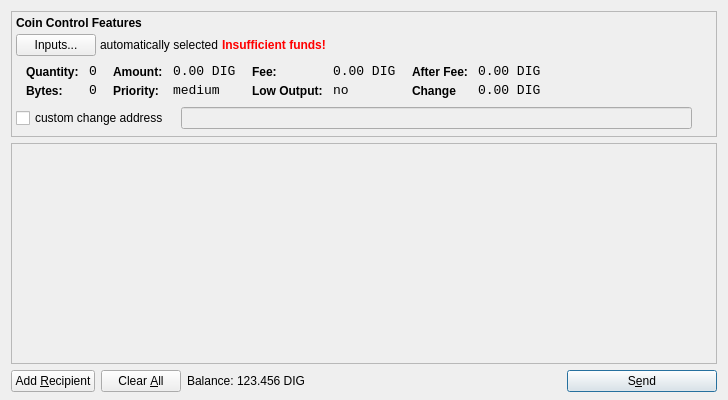
<?xml version="1.0" encoding="UTF-8"?>
<ui version="4.0">
 <class>SendCoinsDialog</class>
 <widget class="QDialog" name="SendCoinsDialog">
  <property name="geometry">
   <rect>
    <x>0</x>
    <y>0</y>
    <width>700</width>
    <height>400</height>
   </rect>
  </property>
  <property name="windowTitle">
   <string>Send Coins</string>
  </property>
  <layout class="QVBoxLayout" name="verticalLayout" stretch="0,1,0">
   <property name="bottomMargin">
    <number>8</number>
   </property>
   <item>
    <widget class="QFrame" name="frameCoinControl">
     <property name="sizePolicy">
      <sizepolicy hsizetype="Expanding" vsizetype="Expanding">
       <horstretch>0</horstretch>
       <verstretch>0</verstretch>
      </sizepolicy>
     </property>
     <property name="maximumSize">
      <size>
       <width>16777215</width>
       <height>16777215</height>
      </size>
     </property>
     <property name="frameShape">
      <enum>QFrame::StyledPanel</enum>
     </property>
     <property name="frameShadow">
      <enum>QFrame::Sunken</enum>
     </property>
     <layout class="QVBoxLayout" name="verticalLayoutCoinControl2">
      <property name="spacing">
       <number>6</number>
      </property>
      <property name="leftMargin">
       <number>0</number>
      </property>
      <property name="topMargin">
       <number>0</number>
      </property>
      <property name="rightMargin">
       <number>0</number>
      </property>
      <property name="bottomMargin">
       <number>6</number>
      </property>
      <item>
       <layout class="QVBoxLayout" name="verticalLayoutCoinControl" stretch="0,0,0,0,1">
        <property name="spacing">
         <number>0</number>
        </property>
        <property name="leftMargin">
         <number>4</number>
        </property>
        <property name="topMargin">
         <number>4</number>
        </property>
        <item>
         <layout class="QHBoxLayout" name="horizontalLayoutCoinControl1">
          <property name="spacing">
           <number>4</number>
          </property>
          <property name="bottomMargin">
           <number>4</number>
          </property>
          <item>
           <widget class="QLabel" name="labelCoinControlFeatures">
            <property name="sizePolicy">
             <sizepolicy hsizetype="Preferred" vsizetype="Maximum">
              <horstretch>0</horstretch>
              <verstretch>0</verstretch>
             </sizepolicy>
            </property>
            <property name="font">
             <font>
              <weight>75</weight>
              <bold>true</bold>
             </font>
            </property>
            <property name="styleSheet">
             <string notr="true">font-weight:bold;</string>
            </property>
            <property name="text">
             <string>Coin Control Features</string>
            </property>
           </widget>
          </item>
         </layout>
        </item>
        <item>
         <layout class="QHBoxLayout" name="horizontalLayoutCoinControl2" stretch="0,0,0,0">
          <property name="spacing">
           <number>4</number>
          </property>
          <property name="bottomMargin">
           <number>4</number>
          </property>
          <item>
           <widget class="QPushButton" name="pushButtonCoinControl">
            <property name="styleSheet">
             <string notr="true"/>
            </property>
            <property name="text">
             <string>Inputs...</string>
            </property>
           </widget>
          </item>
          <item>
           <widget class="QLabel" name="labelCoinControlAutomaticallySelected">
            <property name="text">
             <string>automatically selected</string>
            </property>
            <property name="margin">
             <number>5</number>
            </property>
           </widget>
          </item>
          <item>
           <widget class="QLabel" name="labelCoinControlInsuffFunds">
            <property name="font">
             <font>
              <weight>75</weight>
              <bold>true</bold>
             </font>
            </property>
            <property name="styleSheet">
             <string notr="true">color:red;font-weight:bold;</string>
            </property>
            <property name="text">
             <string>Insufficient funds!</string>
            </property>
            <property name="margin">
             <number>5</number>
            </property>
           </widget>
          </item>
          <item>
           <spacer name="horizontalSpacerCoinControl">
            <property name="orientation">
             <enum>Qt::Horizontal</enum>
            </property>
            <property name="sizeHint" stdset="0">
             <size>
              <width>40</width>
              <height>1</height>
             </size>
            </property>
           </spacer>
          </item>
         </layout>
        </item>
        <item>
         <widget class="QWidget" name="widgetCoinControl" native="true">
          <property name="sizePolicy">
           <sizepolicy hsizetype="Preferred" vsizetype="Preferred">
            <horstretch>0</horstretch>
            <verstretch>0</verstretch>
           </sizepolicy>
          </property>
          <property name="minimumSize">
           <size>
            <width>0</width>
            <height>0</height>
           </size>
          </property>
          <property name="styleSheet">
           <string notr="true"/>
          </property>
          <layout class="QHBoxLayout" name="horizontalLayoutCoinControl5">
           <property name="margin">
            <number>0</number>
           </property>
           <item>
            <layout class="QHBoxLayout" name="horizontalLayoutCoinControl3" stretch="0,0,0,1">
             <property name="spacing">
              <number>4</number>
             </property>
             <property name="topMargin">
              <number>0</number>
             </property>
             <property name="bottomMargin">
              <number>4</number>
             </property>
             <item>
              <layout class="QFormLayout" name="formLayoutCoinControl1">
               <property name="horizontalSpacing">
                <number>10</number>
               </property>
               <property name="verticalSpacing">
                <number>4</number>
               </property>
               <property name="leftMargin">
                <number>10</number>
               </property>
               <property name="topMargin">
                <number>4</number>
               </property>
               <property name="rightMargin">
                <number>6</number>
               </property>
               <item row="0" column="0">
                <widget class="QLabel" name="labelCoinControlQuantityText">
                 <property name="styleSheet">
                  <string notr="true">font-weight:bold;</string>
                 </property>
                 <property name="text">
                  <string>Quantity:</string>
                 </property>
                 <property name="margin">
                  <number>0</number>
                 </property>
                </widget>
               </item>
               <item row="0" column="1">
                <widget class="QLabel" name="labelCoinControlQuantity">
                 <property name="font">
                  <font>
                   <family>Monospace</family>
                   <pointsize>10</pointsize>
                  </font>
                 </property>
                 <property name="cursor">
                  <cursorShape>IBeamCursor</cursorShape>
                 </property>
                 <property name="contextMenuPolicy">
                  <enum>Qt::ActionsContextMenu</enum>
                 </property>
                 <property name="text">
                  <string>0</string>
                 </property>
                 <property name="margin">
                  <number>0</number>
                 </property>
                 <property name="textInteractionFlags">
                  <set>Qt::LinksAccessibleByMouse|Qt::TextSelectableByKeyboard|Qt::TextSelectableByMouse</set>
                 </property>
                </widget>
               </item>
               <item row="1" column="0">
                <widget class="QLabel" name="labelCoinControlBytesText">
                 <property name="styleSheet">
                  <string notr="true">font-weight:bold;</string>
                 </property>
                 <property name="text">
                  <string>Bytes:</string>
                 </property>
                </widget>
               </item>
               <item row="1" column="1">
                <widget class="QLabel" name="labelCoinControlBytes">
                 <property name="font">
                  <font>
                   <family>Monospace</family>
                   <pointsize>10</pointsize>
                  </font>
                 </property>
                 <property name="cursor">
                  <cursorShape>IBeamCursor</cursorShape>
                 </property>
                 <property name="contextMenuPolicy">
                  <enum>Qt::ActionsContextMenu</enum>
                 </property>
                 <property name="text">
                  <string>0</string>
                 </property>
                 <property name="textInteractionFlags">
                  <set>Qt::LinksAccessibleByMouse|Qt::TextSelectableByKeyboard|Qt::TextSelectableByMouse</set>
                 </property>
                </widget>
               </item>
              </layout>
             </item>
             <item>
              <layout class="QFormLayout" name="formLayoutCoinControl2">
               <property name="horizontalSpacing">
                <number>10</number>
               </property>
               <property name="verticalSpacing">
                <number>4</number>
               </property>
               <property name="leftMargin">
                <number>6</number>
               </property>
               <property name="topMargin">
                <number>4</number>
               </property>
               <property name="rightMargin">
                <number>6</number>
               </property>
               <item row="0" column="0">
                <widget class="QLabel" name="labelCoinControlAmountText">
                 <property name="styleSheet">
                  <string notr="true">font-weight:bold;</string>
                 </property>
                 <property name="text">
                  <string>Amount:</string>
                 </property>
                 <property name="margin">
                  <number>0</number>
                 </property>
                </widget>
               </item>
               <item row="0" column="1">
                <widget class="QLabel" name="labelCoinControlAmount">
                 <property name="font">
                  <font>
                   <family>Monospace</family>
                   <pointsize>10</pointsize>
                  </font>
                 </property>
                 <property name="cursor">
                  <cursorShape>IBeamCursor</cursorShape>
                 </property>
                 <property name="contextMenuPolicy">
                  <enum>Qt::ActionsContextMenu</enum>
                 </property>
                 <property name="text">
                  <string>0.00 DIG</string>
                 </property>
                 <property name="textInteractionFlags">
                  <set>Qt::LinksAccessibleByMouse|Qt::TextSelectableByKeyboard|Qt::TextSelectableByMouse</set>
                 </property>
                </widget>
               </item>
               <item row="1" column="0">
                <widget class="QLabel" name="labelCoinControlPriorityText">
                 <property name="styleSheet">
                  <string notr="true">font-weight:bold;</string>
                 </property>
                 <property name="text">
                  <string>Priority:</string>
                 </property>
                </widget>
               </item>
               <item row="1" column="1">
                <widget class="QLabel" name="labelCoinControlPriority">
                 <property name="font">
                  <font>
                   <family>Monospace</family>
                   <pointsize>10</pointsize>
                  </font>
                 </property>
                 <property name="cursor">
                  <cursorShape>IBeamCursor</cursorShape>
                 </property>
                 <property name="contextMenuPolicy">
                  <enum>Qt::ActionsContextMenu</enum>
                 </property>
                 <property name="text">
                  <string>medium</string>
                 </property>
                 <property name="textInteractionFlags">
                  <set>Qt::LinksAccessibleByMouse|Qt::TextSelectableByKeyboard|Qt::TextSelectableByMouse</set>
                 </property>
                </widget>
               </item>
              </layout>
             </item>
             <item>
              <layout class="QFormLayout" name="formLayoutCoinControl3">
               <property name="horizontalSpacing">
                <number>10</number>
               </property>
               <property name="verticalSpacing">
                <number>4</number>
               </property>
               <property name="leftMargin">
                <number>6</number>
               </property>
               <property name="topMargin">
                <number>4</number>
               </property>
               <property name="rightMargin">
                <number>6</number>
               </property>
               <item row="0" column="0">
                <widget class="QLabel" name="labelCoinControlFeeText">
                 <property name="styleSheet">
                  <string notr="true">font-weight:bold;</string>
                 </property>
                 <property name="text">
                  <string>Fee:</string>
                 </property>
                 <property name="margin">
                  <number>0</number>
                 </property>
                </widget>
               </item>
               <item row="0" column="1">
                <widget class="QLabel" name="labelCoinControlFee">
                 <property name="font">
                  <font>
                   <family>Monospace</family>
                   <pointsize>10</pointsize>
                  </font>
                 </property>
                 <property name="cursor">
                  <cursorShape>IBeamCursor</cursorShape>
                 </property>
                 <property name="contextMenuPolicy">
                  <enum>Qt::ActionsContextMenu</enum>
                 </property>
                 <property name="text">
                  <string>0.00 DIG</string>
                 </property>
                 <property name="textInteractionFlags">
                  <set>Qt::LinksAccessibleByMouse|Qt::TextSelectableByKeyboard|Qt::TextSelectableByMouse</set>
                 </property>
                </widget>
               </item>
               <item row="1" column="0">
                <widget class="QLabel" name="labelCoinControlLowOutputText">
                 <property name="styleSheet">
                  <string notr="true">font-weight:bold;</string>
                 </property>
                 <property name="text">
                  <string>Low Output:</string>
                 </property>
                </widget>
               </item>
               <item row="1" column="1">
                <widget class="QLabel" name="labelCoinControlLowOutput">
                 <property name="font">
                  <font>
                   <family>Monospace</family>
                   <pointsize>10</pointsize>
                  </font>
                 </property>
                 <property name="cursor">
                  <cursorShape>IBeamCursor</cursorShape>
                 </property>
                 <property name="contextMenuPolicy">
                  <enum>Qt::ActionsContextMenu</enum>
                 </property>
                 <property name="text">
                  <string>no</string>
                 </property>
                 <property name="textInteractionFlags">
                  <set>Qt::LinksAccessibleByMouse|Qt::TextSelectableByKeyboard|Qt::TextSelectableByMouse</set>
                 </property>
                </widget>
               </item>
              </layout>
             </item>
             <item>
              <layout class="QFormLayout" name="formLayoutCoinControl4">
               <property name="horizontalSpacing">
                <number>10</number>
               </property>
               <property name="verticalSpacing">
                <number>4</number>
               </property>
               <property name="leftMargin">
                <number>6</number>
               </property>
               <property name="topMargin">
                <number>4</number>
               </property>
               <property name="rightMargin">
                <number>6</number>
               </property>
               <item row="0" column="0">
                <widget class="QLabel" name="labelCoinControlAfterFeeText">
                 <property name="styleSheet">
                  <string notr="true">font-weight:bold;</string>
                 </property>
                 <property name="text">
                  <string>After Fee:</string>
                 </property>
                 <property name="margin">
                  <number>0</number>
                 </property>
                </widget>
               </item>
               <item row="0" column="1">
                <widget class="QLabel" name="labelCoinControlAfterFee">
                 <property name="font">
                  <font>
                   <family>Monospace</family>
                   <pointsize>10</pointsize>
                  </font>
                 </property>
                 <property name="cursor">
                  <cursorShape>IBeamCursor</cursorShape>
                 </property>
                 <property name="contextMenuPolicy">
                  <enum>Qt::ActionsContextMenu</enum>
                 </property>
                 <property name="text">
                  <string>0.00 DIG</string>
                 </property>
                 <property name="textInteractionFlags">
                  <set>Qt::LinksAccessibleByMouse|Qt::TextSelectableByKeyboard|Qt::TextSelectableByMouse</set>
                 </property>
                </widget>
               </item>
               <item row="1" column="0">
                <widget class="QLabel" name="labelCoinControlChangeText">
                 <property name="styleSheet">
                  <string notr="true">font-weight:bold;</string>
                 </property>
                 <property name="text">
                  <string>Change</string>
                 </property>
                </widget>
               </item>
               <item row="1" column="1">
                <widget class="QLabel" name="labelCoinControlChange">
                 <property name="font">
                  <font>
                   <family>Monospace</family>
                   <pointsize>10</pointsize>
                  </font>
                 </property>
                 <property name="cursor">
                  <cursorShape>IBeamCursor</cursorShape>
                 </property>
                 <property name="contextMenuPolicy">
                  <enum>Qt::ActionsContextMenu</enum>
                 </property>
                 <property name="text">
                  <string>0.00 DIG</string>
                 </property>
                 <property name="textInteractionFlags">
                  <set>Qt::LinksAccessibleByMouse|Qt::TextSelectableByKeyboard|Qt::TextSelectableByMouse</set>
                 </property>
                </widget>
               </item>
              </layout>
             </item>
            </layout>
           </item>
          </layout>
         </widget>
        </item>
        <item>
         <layout class="QHBoxLayout" name="horizontalLayoutCoinControl4" stretch="0,0,0">
          <property name="spacing">
           <number>12</number>
          </property>
          <property name="sizeConstraint">
           <enum>QLayout::SetDefaultConstraint</enum>
          </property>
          <property name="topMargin">
           <number>5</number>
          </property>
          <property name="rightMargin">
           <number>5</number>
          </property>
          <item>
           <widget class="QCheckBox" name="checkBoxCoinControlChange">
            <property name="text">
             <string>custom change address</string>
            </property>
           </widget>
          </item>
          <item>
           <widget class="QLineEdit" name="lineEditCoinControlChange">
            <property name="enabled">
             <bool>false</bool>
            </property>
            <property name="sizePolicy">
             <sizepolicy hsizetype="Expanding" vsizetype="Fixed">
              <horstretch>0</horstretch>
              <verstretch>0</verstretch>
             </sizepolicy>
            </property>
           </widget>
          </item>
          <item>
           <widget class="QLabel" name="labelCoinControlChangeLabel">
            <property name="sizePolicy">
             <sizepolicy hsizetype="Preferred" vsizetype="Expanding">
              <horstretch>0</horstretch>
              <verstretch>0</verstretch>
             </sizepolicy>
            </property>
            <property name="minimumSize">
             <size>
              <width>0</width>
              <height>0</height>
             </size>
            </property>
            <property name="text">
             <string/>
            </property>
            <property name="margin">
             <number>3</number>
            </property>
           </widget>
          </item>
         </layout>
        </item>
        <item>
         <spacer name="verticalSpacerCoinControl">
          <property name="orientation">
           <enum>Qt::Vertical</enum>
          </property>
          <property name="sizeHint" stdset="0">
           <size>
            <width>700</width>
            <height>1</height>
           </size>
          </property>
         </spacer>
        </item>
       </layout>
      </item>
     </layout>
    </widget>
   </item>
   <item>
    <widget class="QScrollArea" name="scrollArea">
     <property name="widgetResizable">
      <bool>true</bool>
     </property>
     <widget class="QWidget" name="scrollAreaWidgetContents">
      <property name="geometry">
       <rect>
        <x>0</x>
        <y>0</y>
        <width>700</width>
        <height>211</height>
       </rect>
      </property>
      <layout class="QVBoxLayout" name="verticalLayout_2">
       <property name="margin">
        <number>0</number>
       </property>
       <item>
        <layout class="QVBoxLayout" name="entries">
         <property name="spacing">
          <number>6</number>
         </property>
        </layout>
       </item>
       <item>
        <spacer name="verticalSpacer">
         <property name="orientation">
          <enum>Qt::Vertical</enum>
         </property>
         <property name="sizeHint" stdset="0">
          <size>
           <width>20</width>
           <height>40</height>
          </size>
         </property>
        </spacer>
       </item>
      </layout>
     </widget>
    </widget>
   </item>
   <item>
    <layout class="QHBoxLayout" name="horizontalLayout">
     <item>
      <widget class="QPushButton" name="addButton">
       <property name="toolTip">
        <string>Send to multiple recipients at once</string>
       </property>
       <property name="text">
        <string>Add &amp;Recipient</string>
       </property>
       <property name="icon">
        <iconset resource="../bitcoin.qrc">
         <normaloff>:/icons/add</normaloff>:/icons/add</iconset>
       </property>
       <property name="autoDefault">
        <bool>false</bool>
       </property>
      </widget>
     </item>
     <item>
      <widget class="QPushButton" name="clearButton">
       <property name="sizePolicy">
        <sizepolicy hsizetype="Minimum" vsizetype="Fixed">
         <horstretch>0</horstretch>
         <verstretch>0</verstretch>
        </sizepolicy>
       </property>
       <property name="toolTip">
        <string>Remove all transaction fields</string>
       </property>
       <property name="text">
        <string>Clear &amp;All</string>
       </property>
       <property name="icon">
        <iconset resource="../bitcoin.qrc">
         <normaloff>:/icons/remove</normaloff>:/icons/remove</iconset>
       </property>
       <property name="autoRepeatDelay">
        <number>300</number>
       </property>
       <property name="autoDefault">
        <bool>false</bool>
       </property>
      </widget>
     </item>
     <item>
      <layout class="QHBoxLayout" name="horizontalLayout_2">
       <property name="spacing">
        <number>3</number>
       </property>
       <item>
        <widget class="QLabel" name="label">
         <property name="sizePolicy">
          <sizepolicy hsizetype="Preferred" vsizetype="Fixed">
           <horstretch>0</horstretch>
           <verstretch>0</verstretch>
          </sizepolicy>
         </property>
         <property name="text">
          <string>Balance:</string>
         </property>
        </widget>
       </item>
       <item>
        <widget class="QLabel" name="labelBalance">
         <property name="sizePolicy">
          <sizepolicy hsizetype="Preferred" vsizetype="Fixed">
           <horstretch>0</horstretch>
           <verstretch>0</verstretch>
          </sizepolicy>
         </property>
         <property name="cursor">
          <cursorShape>IBeamCursor</cursorShape>
         </property>
         <property name="text">
          <string>123.456 DIG</string>
         </property>
         <property name="textInteractionFlags">
          <set>Qt::LinksAccessibleByMouse|Qt::TextSelectableByKeyboard|Qt::TextSelectableByMouse</set>
         </property>
        </widget>
       </item>
      </layout>
     </item>
     <item>
      <spacer name="horizontalSpacer">
       <property name="orientation">
        <enum>Qt::Horizontal</enum>
       </property>
       <property name="sizeHint" stdset="0">
        <size>
         <width>40</width>
         <height>20</height>
        </size>
       </property>
      </spacer>
     </item>
     <item>
      <widget class="QPushButton" name="sendButton">
       <property name="minimumSize">
        <size>
         <width>150</width>
         <height>0</height>
        </size>
       </property>
       <property name="toolTip">
        <string>Confirm the send action</string>
       </property>
       <property name="text">
        <string>S&amp;end</string>
       </property>
       <property name="icon">
        <iconset resource="../bitcoin.qrc">
         <normaloff>:/icons/send</normaloff>:/icons/send</iconset>
       </property>
       <property name="default">
        <bool>true</bool>
       </property>
      </widget>
     </item>
    </layout>
   </item>
  </layout>
 </widget>
 <resources>
  <include location="../bitcoin.qrc"/>
 </resources>
 <connections/>
</ui>
